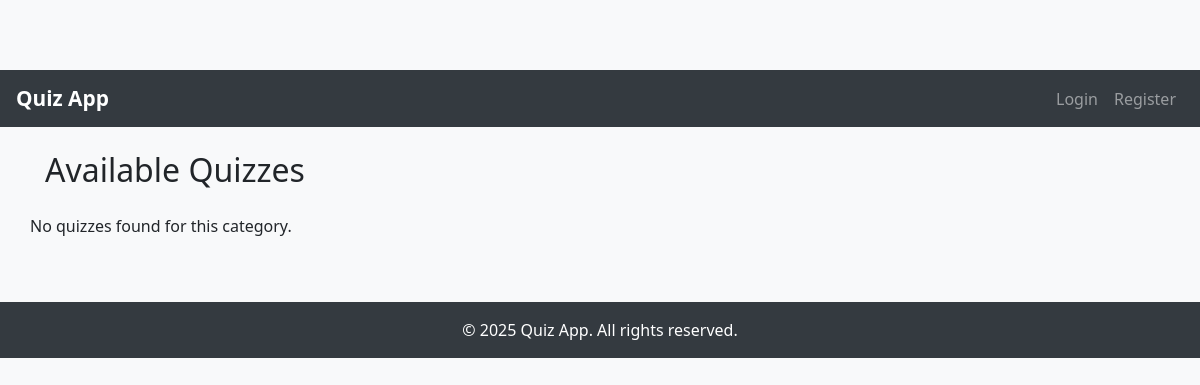
The app's page /category/1/, older data.
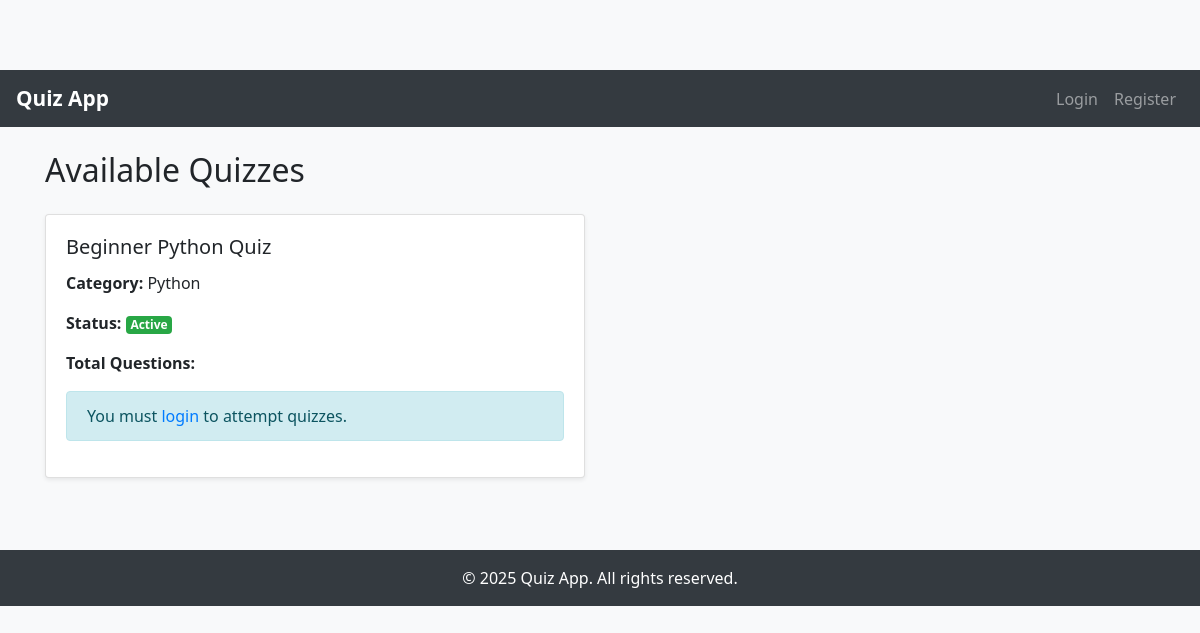
The same page, newer data.
### core/models.py (models this page shows, shortened)
class Quiz(models.Model):
    STATUS_CHOICES = (
        ('active', 'Active'),
        ('hold', 'Hold'),
        ('disabled', 'Disabled'),
    )
    title = models.CharField(max_length=255)
    category = models.ForeignKey(Category, on_delete=models.SET_NULL, null=True, related_name='quizzes')
    status = models.CharField(max_length=20, choices=STATUS_CHOICES, default='active')
    created_at = models.DateTimeField(auto_now_add=True)

class Category(models.Model):
    name = models.CharField(max_length=100, unique=True)

### core/views.py (the view)
# urls.py: path('category/<int:category_id>/', views.category_quizzes, name='category_quizzes'),
def category_quizzes(request, category_id):
    quizzes = Quiz.objects.filter(category_id=category_id)
    return render(request, 'core/quizzes_by_category.html', {'quizzes': quizzes})

### templates/core/quizzes_by_category.html
{% extends 'core/base.html' %}
{% block content %}
<h2 class="mb-4">Available Quizzes</h2>
<div class="row">
    {% for quiz in quizzes %}
        <div class="col-md-6 mb-4">
            <div class="card shadow-sm">
                <div class="card-body">
                    <h5 class="card-title">{{ quiz.title }}</h5>
                    <p><strong>Category:</strong> {{ quiz.category.name }}</p>
                    <p><strong>Status:</strong>
                        {% if quiz.status == 'active' %}
                            <span class="badge badge-success">Active</span>
                        {% elif quiz.status == 'hold' %}
                            <span class="badge badge-warning">On Hold</span>
                        {% else %}
                            <span class="badge badge-secondary">Disabled</span>
                        {% endif %}
                    </p>
                    <p><strong>Total Questions:</strong> {{ total_questions }}</p>
                    {% if user.is_authenticated %}
                        {% if quiz.status == 'active' %}
                   <a href="{% url 'start_quiz' quiz.id %}" class="btn btn-primary mt-3">Start Quiz</a>
                        {% else %}
                            <div class="alert alert-warning mt-3">
                                This quiz is not currently active and cannot be attempted.
                            </div>
                        {% endif %}
                        {% else %}
                            <div class="alert alert-info mt-3">
                                You must <a href="{% url 'login' %}">login</a> to attempt quizzes.
                            </div>
                    {% endif %}
                </div>
            </div>
        </div>
    {% empty %}
        <p>No quizzes found for this category.</p>
    {% endfor %}
</div>
{% endblock %}

Row changes from the older to the newer data that the page shows:
added Quiz: title "Beginner Python Quiz", category.name "Python", status "Active"
Text that changed along with them:
text no longer shown: "No quizzes found for this category."
